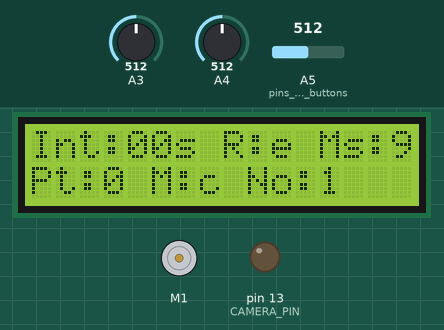
Recording of a sketch running on a simulated Arduino Uno, built with avr-gcc and run on an emulated ATmega328P. On the bench: 16×2 character LCD, DC motor (green arrow = forward, orange = backward, longer = faster), output pins drawn as LEDs (lit = HIGH). The inputs (shaded band) are chosen by the test bench; at power-on: A3 = 512, A5 (pins_for_the_buttons) = 512, A4 = 512.

Above: at 1.2 s.
1.3 s: A3 set to 533
2.8 s: A3 set to 557
At 3.7 s:
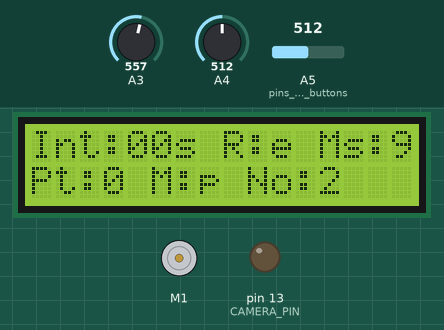
5.8 s: A5 (pins_for_the_buttons) set to 490
At 6.1 s:
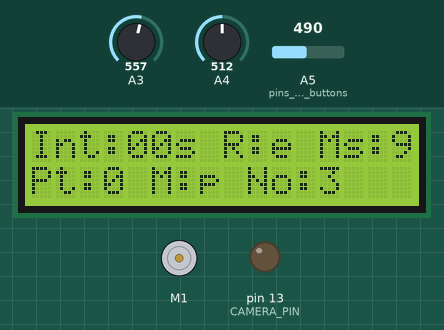
7.7 s: A4 set to 540
9.2 s: A4 set to 561
At 9.46 s:
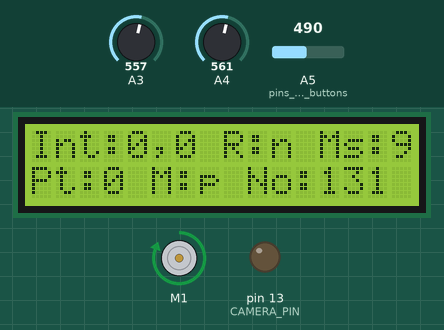
11.7 s: A3 set to 511
At 11.86 s:
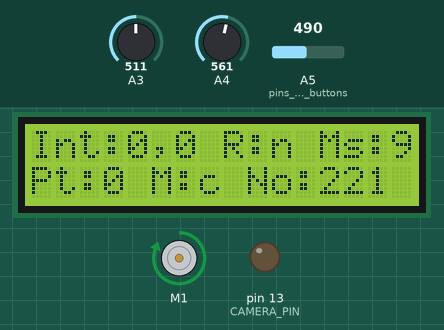
Timing chart, 0 to 15.1 s (numbered marks = the images above; inputs shaded):
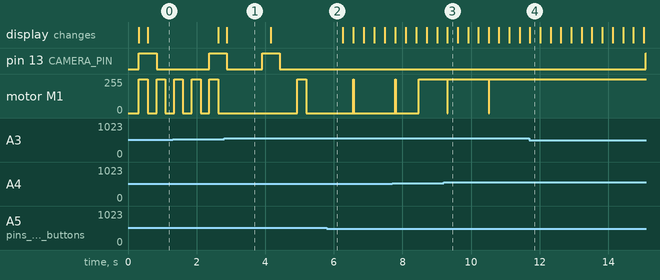

Measured:
- the behaviour switches between 549 and 550 on A3 (found by bisection; images 0 and 1)
- the behaviour switches between 549 and 550 on A4 (found by bisection; images 2 and 3)
- after the input at 2.8 s, pin 13 (CAMERA_PIN): goes on until 4.4 s, then stays LOW; the display: changes after 0.08 s (image 1)
- after the input at 5.8 s, pin 13 (CAMERA_PIN): stays LOW (without the input it goes to HIGH after 0.16 s)
- after the input at 9.2 s, the display: changes after 0.11 s (image 3)
- after the input at 11.7 s, pin 13 (CAMERA_PIN): LOW → HIGH after 3.4 s; motor M1: stops changing and stays forward 255/255; the display: changes at once (image 4)
- what the display in image 1 shows lasts 1.3 s, from 2.9 s to 4.2 s

The sketch:

intervalometer_dolly_lcd.ino
```cpp
// (licence header left out)
// AFMotor library
#include <AFMotor.h>
// LCD library
#include <LiquidCrystal.h>
// These pins are not used by Adafruit motor shield if it's using only motor 1
LiquidCrystal lcd(10, 9, 5, 3, 2, 14);

// pin that will trigger the camera
#define CAMERA_PIN 13

// if false, sends pulse to the optocoupler which triggers the camera
bool exposing = false;

// motor speed, increments by 20
// no "zero" speed, because it can cause DC gearmotor to stall
// -> max current passes trough, if no fuse is used the motor can suffer damage
int speed[] = {75, 95, 115, 135, 155, 175, 195, 215, 235, 255};

int c,s,t,r,e,b,m,p = 0;
int n = 9;
int pause;
int counter = 0;
int interval;
int state;
int divi;
unsigned long time = 0;
int mot;

AF_DCMotor motor(1, MOTOR12_64KHZ);

void setup()

{

	pinMode(13, OUTPUT);
	pinMode(A5, INPUT); // pins for the buttons
	pinMode(A4, INPUT);
	pinMode(A3, INPUT);
	pinMode(CAMERA_PIN, OUTPUT); // to the optocoupler

	// set up the LCD's number of columns and rows:
	lcd.begin(16, 2);

}

// These functions return a value when the corresponding button is pressed
// 1,8 kohm resistors were used between 6 buttons (7 resistors)
// More info:
// http://tronixstuff.wordpress.com/2011/01/11/tutorial-using-analog-input-for-multiple-buttons/
// Switches:
// 1 kohm resistors were used with 2 switches, total 6 resistors

// Reset button

int resetButton(int pin) {

	c=analogRead(pin);

	if (c<160 && c>100)
	{
		r = 1; // reset button
	}
	return r;
}

/* coming later, sensor buttons for dolly

int shutDown(int pin) {

c=analogRead(pin);

if (c< && c>)
{
r = 1; // stop&reset to prevent any damage
}
return r;
}

*/

// digit 1 value control

int dig1Button(int pin) {

	c=analogRead(pin);

	if (c>160 && c<180)
	{
		delay(250); // if not set, value will increment as long as the button
		e++;		// was pressed and we don't want that to happen (about 100-200 ms)
	}
	if (e < 10) { // can't show numbers bigger than 9
		return e;
	}
	else { // if value goes over 9, automatic reset will occur
		return e=0;
	}
}

// digit 2 value control

int dig2Button(int pin) {

	c=analogRead(pin);

	if (c>180 && c<210)
	{
		delay(250);
		b++;
	}
	if (b < 10) {
		return b;
	}
	else {
		return b=0;
	}
}

// digit 3 value control = motor speed

int dig3Button(int pin) {

	c=analogRead(pin);

	if (c>330 && c<370)
	{
		delay(250);
		n++;
	}
	if (n < 10) {
		return n;
	}
	else {
		return n=0;
	}
}

// digit 4 value control = pause time

int dig4Button(int pin) {

	c=analogRead(pin);

	if (c>240 && c<270)
	{
		delay(250);
		p++;
	}
	if (p < 10) {
		return p;
	}
	else {
		return p=0;
	}
}

// Start & stop

int startButton(int pin) {

	c=analogRead(pin);

	if (c>500 && c<600) {
		delay(250);
		s++;
	}
	if (s <= 1) {
		return s;
	}
	else if (s > 1) {
		return s=0;
	}
}

// select time range, default (0) is 0,0 - 9,9 seconds, (1) is 0-99 seconds

int timingSwitch(int pin) {

	c=analogRead(pin);

	if (c>450 && c < 550) {
		return t=1;
	}
	else if (c < 450 && c>300) {
		return t=0;
	}
	else if (c == 0) {
		return t=2;
	}
	else {
		return t=0;
	}
}

// switch for choosing motor behavior: if on, motor moves without pauses,
// if off motor pauses when pic is taken

int motorSwitch(int pin) {

	c=analogRead(pin);

	if (c>450 && c < 550) {
		return m=1;
	}
	else if (c < 450 && c>300) {
		return m=0;
	}
	else if (c == 0) {
		return m=2;
	}
	else {
		return m=0;
	}
}

// This is where the magic happens

void loop() {

	// If the reset button is pressed -> pause +
	// every variable returns to their default values

	if (r == 1 ) {

		digitalWrite(CAMERA_PIN, LOW);
		t = 0;
		s = 0;
		r = 0;
		b = 0;
		e = 0;
		p = 0;
		// default speed is 9 (maximum)
		n = 9;
		m = 0;
		counter = 0;
		lcd.clear();
		motor.run(RELEASE);
	}

	// constantly updating the values enables the possibility to
	// modify interval time on the fly

	e = dig1Button(5); // first digit
	b = dig2Button(5); // second digit
	n = dig3Button(5); // third digit, motor speed
	p = dig4Button(5); // fourth digit, pause time
	s = startButton(5); // start
	r = resetButton(5); // reset (and stop)
	t = timingSwitch(4); // time range
	m = motorSwitch(3); // pause / continuous mode

	// These are for LCD-display, type 16x2

	// Interval

	if (t == 0) {
		lcd.setCursor(0, 0);
		lcd.print("Int:");
		lcd.setCursor(4, 0);
		lcd.print(e);
		lcd.setCursor(5, 0);
		lcd.print(",");
		lcd.setCursor(6, 0);
		lcd.print(b);
	}
	else if ( t == 1) {
		lcd.setCursor(0, 0);
		lcd.print("Int:");
		lcd.setCursor(4, 0);
		lcd.print(e);
		lcd.setCursor(5, 0);
		lcd.print(b);
		lcd.setCursor(6, 0);
		lcd.print("s");
	}

	// Time range

	lcd.setCursor(8, 0);
	lcd.print("R:");
	lcd.setCursor(10, 0);
	if (t == 0) {
		lcd.print("n");  // normal
	}
	else if (t == 1) {
		lcd.print("e");  // extended
	}

	// Motor speed

	lcd.setCursor(12, 0);
	lcd.print("Ms:");
	lcd.setCursor(15, 0);
	lcd.print(n);

	// Pause time if pause mode on

	lcd.setCursor(0, 1);
	lcd.print("Pt:");
	lcd.setCursor(3, 1);
	lcd.print(p);

	// Mode

	lcd.setCursor(5, 1);
	lcd.print("M:");
	lcd.setCursor(7, 1);
	if (m == 0) {
		lcd.print("p");  // pause
	}
	else if (m == 1) {
		lcd.print("c");  // continuous
	}

	// Picture counter

	lcd.setCursor(9, 1);
	lcd.print("No:");
	lcd.setCursor(12, 1);
	lcd.print(counter);

	// Set the motor speed, 0 slowest and 9 fastest
	// depends on motor type and supplied voltage

	motor.setSpeed(speed[n]);

	if (s == 1) {

		if (m == 1) {
			motor.run(FORWARD); // starts the dolly movement when in continuous movement mode
		}

		// These statements control the interval times

		if (t == 0) {
			interval = e*1000 + b*100; // turning the display values into milliseconds,
			// max value being 9900 ms (9,9 seconds)
			pause = p*100;  // pause time, equivalent to exposure time
			divi = 10; // pulse length divider
		}
		else if (t == 1) {
			interval = e*10000 + b*1000; // full seconds, values from 0 to 99 seconds
			pause = p*1000;  // pause time, equivalent to exposure time
			divi = 20; // pulse length divider
		}

		if (exposing == false) {

			// shut motor down if option chosen

			if (m == 0 && mot == 1) {
				motor.run(RELEASE); // stops the dolly movement
				mot = 0;
			}

			// enable optocoupler
			digitalWrite(CAMERA_PIN, HIGH);
			// set state 'high' for the pulse statement
			state = HIGH;
			time = millis();
			exposing = true;
			counter++;  // counter, if LCD is in use
		}

		// The circuit needs to be closed for about 100 milliseconds
		// so the camera has time to react
		// pulse length (how long the circuit is closed),
		// example: interval 2 sec, time range 0,1-9,9s, length 2000 ms / 10 = 200 ms

		else if ( millis() - time >= interval / divi && state == HIGH && exposing == true)
		{
			digitalWrite(CAMERA_PIN, LOW);
			state = LOW;
		}

		// pause time ends, starts the dolly movement again (if mode in use)

		else if ( millis() - time >= pause && exposing == true && mot == 0)
		{
			motor.run(FORWARD);
			mot = 1;
		}

		// sets the exposing flag to false when interval time has passed

		else if ( millis() - time >= interval && exposing == true)
		{
			exposing = false;
		}

	}

	// force motor shutdown to prevent any damage

	else {
		motor.run(RELEASE);
	}
}
```
